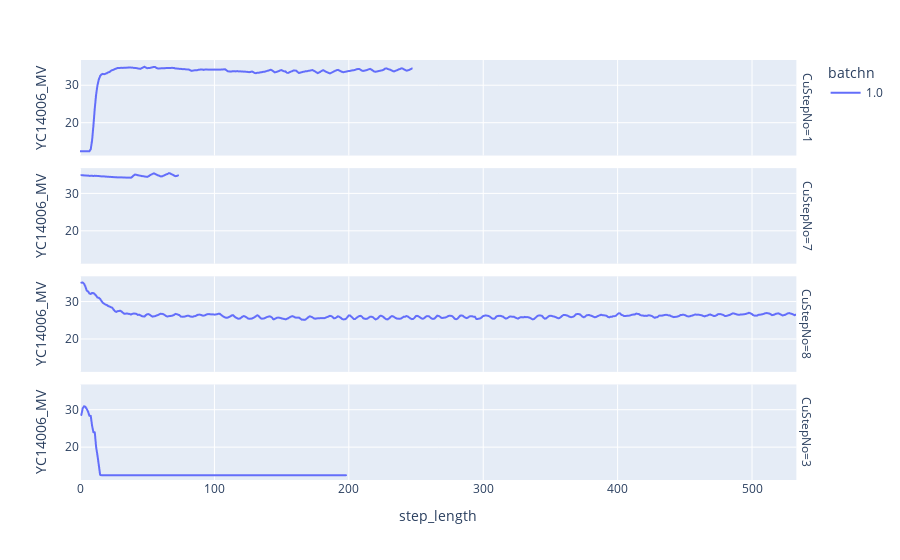

Source (notebook cell):
### Code cell
import matplotlib.pyplot as plt

#a["timestamp"] = a["timestamp"].dt.total_seconds()

import plotly.express as px

px.line(a[(a.batchn == 1)], 
        x = "step_length", 
        y = "YC14006_MV", color = "batchn",
       facet_row = "CuStepNo")

### Figure 1 — Plotly figure (JSON) as saved in the notebook; plotly's stock layout.template omitted (floating-point values rounded to 4 significant figures; data arrays with more than 128 entries replaced by an {"elided": "..."} marker saying what was removed)
{"data": [{"hovertemplate": "batchn=1.0<br>CuStepNo=1<br>step_length=%{x}<br>YC14006_MV=%{y}<extra></extra>", "legendgroup": "1.0", "line": {"color": "#636efa", "dash": "solid"}, "marker": {"symbol": "circle"}, "mode": "lines", "name": "1.0", "showlegend": true, "type": "scattergl", "x": {"elided": "248 int values"}, "xaxis": "x4", "y": {"elided": "248 float values"}, "yaxis": "y4"}, {"hovertemplate": "batchn=1.0<br>CuStepNo=7<br>step_length=%{x}<br>YC14006_MV=%{y}<extra></extra>", "legendgroup": "1.0", "line": {"color": "#636efa", "dash": "solid"}, "marker": {"symbol": "circle"}, "mode": "lines", "name": "1.0", "showlegend": false, "type": "scattergl", "x": [1, 2, 3, 4, 5, 6, 7, 8, 9, 10, 11, 12, 13, 14, 15, 16, 17, 18, 19, 20, 21, 22, 23, 24, 25, 26, 27, 28, 29, 30, 31, 32, 33, 34, 35, 36, 37, 38, 39, 40, 41, 42, 43, 44, 45, 46, 47, 48, 49, 50, 51, 52, 53, 54, 55, 56, 57, 58, 59, 60, 61, 62, 63, 64, 65, 66, 67, 68, 69, 70, 71, 72, 73], "xaxis": "x3", "y": [34.93, 34.95, 34.9, 34.87, 34.85, 34.84, 34.77, 34.79, 34.8, 34.73, 34.8, 34.76, 34.75, 34.73, 34.68, 34.64, 34.62, 34.63, 34.58, 34.55, 34.54, 34.51, 34.49, 34.47, 34.43, 34.41, 34.39, 34.38, 34.37, 34.35, 34.36, 34.35, 34.33, 34.32, 34.31, 34.32, 34.3, 34.28, 34.56, 34.9, 35.12, 35.05, 34.95, 34.88, 34.81, 34.72, 34.69, 34.59, 34.58, 34.5, 34.66, 34.91, 35.12, 35.3, 35.44, 35.29, 35.12, 34.92, 34.8, 34.64, 34.62, 34.8, 34.95, 35.15, 35.26, 35.46, 35.46, 35.21, 35.1, 34.87, 34.69, 34.74, 34.87], "yaxis": "y3"}, {"hovertemplate": "batchn=1.0<br>CuStepNo=8<br>step_length=%{x}<br>YC14006_MV=%{y}<extra></extra>", "legendgroup": "1.0", "line": {"color": "#636efa", "dash": "solid"}, "marker": {"symbol": "circle"}, "mode": "lines", "name": "1.0", "showlegend": false, "type": "scattergl", "x": {"elided": "533 int values"}, "xaxis": "x2", "y": {"elided": "533 float values"}, "yaxis": "y2"}, {"hovertemplate": "batchn=1.0<br>CuStepNo=3<br>step_length=%{x}<br>YC14006_MV=%{y}<extra></extra>", "legendgroup": "1.0", "line": {"color": "#636efa", "dash": "solid"}, "marker": {"symbol": "circle"}, "mode": "lines", "name": "1.0", "showlegend": false, "type": "scattergl", "x": {"elided": "198 int values"}, "xaxis": "x", "y": {"elided": "198 float values"}, "yaxis": "y"}], "layout": {"annotations": [{"font": {}, "showarrow": false, "text": "CuStepNo=3", "textangle": 90, "x": 0.98, "xanchor": "left", "xref": "paper", "y": 0.1138, "yanchor": "middle", "yref": "paper"}, {"font": {}, "showarrow": false, "text": "CuStepNo=8", "textangle": 90, "x": 0.98, "xanchor": "left", "xref": "paper", "y": 0.3712, "yanchor": "middle", "yref": "paper"}, {"font": {}, "showarrow": false, "text": "CuStepNo=7", "textangle": 90, "x": 0.98, "xanchor": "left", "xref": "paper", "y": 0.6288, "yanchor": "middle", "yref": "paper"}, {"font": {}, "showarrow": false, "text": "CuStepNo=1", "textangle": 90, "x": 0.98, "xanchor": "left", "xref": "paper", "y": 0.8862, "yanchor": "middle", "yref": "paper"}], "legend": {"title": {"text": "batchn"}, "tracegroupgap": 0}, "margin": {"t": 60}, "xaxis": {"anchor": "y", "domain": [0, 0.98], "title": {"text": "step_length"}}, "xaxis2": {"anchor": "y2", "domain": [0, 0.98], "matches": "x", "showticklabels": false}, "xaxis3": {"anchor": "y3", "domain": [0, 0.98], "matches": "x", "showticklabels": false}, "xaxis4": {"anchor": "y4", "domain": [0, 0.98], "matches": "x", "showticklabels": false}, "yaxis": {"anchor": "x", "domain": [0, 0.2275], "title": {"text": "YC14006_MV"}}, "yaxis2": {"anchor": "x2", "domain": [0.2575, 0.485], "matches": "y", "title": {"text": "YC14006_MV"}}, "yaxis3": {"anchor": "x3", "domain": [0.515, 0.7425], "matches": "y", "title": {"text": "YC14006_MV"}}, "yaxis4": {"anchor": "x4", "domain": [0.7725, 1], "matches": "y", "title": {"text": "YC14006_MV"}}}}
